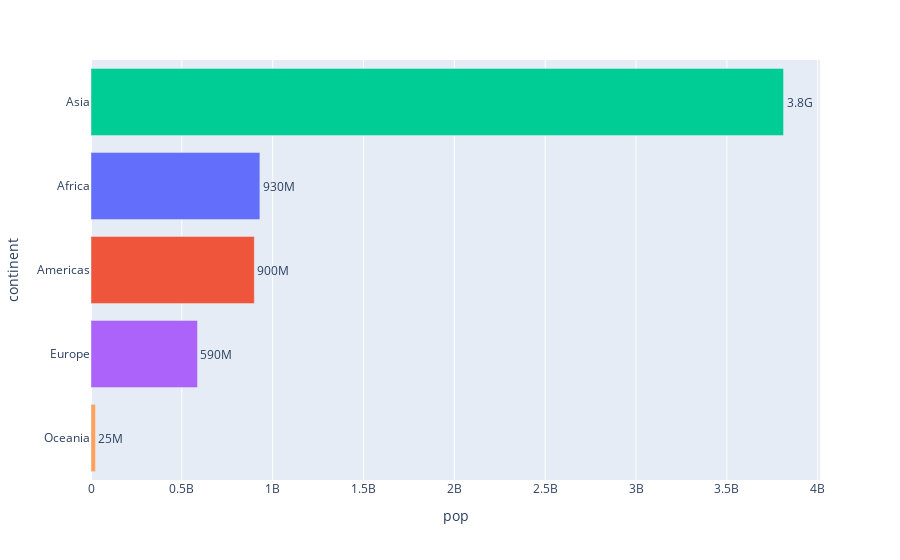

Write notebook code for a chart like this one.
### Code cell
# YOUR CODE HERE

### Figure 1 — Plotly figure (JSON) as saved in the notebook; plotly's stock layout.template omitted (floating-point values rounded to 4 significant figures)
{"data": [{"alignmentgroup": "True", "hovertemplate": "continent=%{y}<br>pop=%{text}<extra></extra>", "legendgroup": "Africa", "marker": {"color": "#636efa", "pattern": {"shape": ""}}, "name": "Africa", "offsetgroup": "Africa", "orientation": "h", "showlegend": true, "text": [929539692], "textposition": "outside", "texttemplate": "%{text:.2s}", "type": "bar", "x": [929539692], "xaxis": "x", "y": ["Africa"], "yaxis": "y"}, {"alignmentgroup": "True", "hovertemplate": "continent=%{y}<br>pop=%{text}<extra></extra>", "legendgroup": "Americas", "marker": {"color": "#EF553B", "pattern": {"shape": ""}}, "name": "Americas", "offsetgroup": "Americas", "orientation": "h", "showlegend": true, "text": [898871184], "textposition": "outside", "texttemplate": "%{text:.2s}", "type": "bar", "x": [898871184], "xaxis": "x", "y": ["Americas"], "yaxis": "y"}, {"alignmentgroup": "True", "hovertemplate": "continent=%{y}<br>pop=%{text}<extra></extra>", "legendgroup": "Asia", "marker": {"color": "#00cc96", "pattern": {"shape": ""}}, "name": "Asia", "offsetgroup": "Asia", "orientation": "h", "showlegend": true, "text": [3811953827], "textposition": "outside", "texttemplate": "%{text:.2s}", "type": "bar", "x": [3811953827], "xaxis": "x", "y": ["Asia"], "yaxis": "y"}, {"alignmentgroup": "True", "hovertemplate": "continent=%{y}<br>pop=%{text}<extra></extra>", "legendgroup": "Europe", "marker": {"color": "#ab63fa", "pattern": {"shape": ""}}, "name": "Europe", "offsetgroup": "Europe", "orientation": "h", "showlegend": true, "text": [586098529], "textposition": "outside", "texttemplate": "%{text:.2s}", "type": "bar", "x": [586098529], "xaxis": "x", "y": ["Europe"], "yaxis": "y"}, {"alignmentgroup": "True", "hovertemplate": "continent=%{y}<br>pop=%{text}<extra></extra>", "legendgroup": "Oceania", "marker": {"color": "#FFA15A", "pattern": {"shape": ""}}, "name": "Oceania", "offsetgroup": "Oceania", "orientation": "h", "showlegend": true, "text": [24549947], "textposition": "outside", "texttemplate": "%{text:.2s}", "type": "bar", "x": [24549947], "xaxis": "x", "y": ["Oceania"], "yaxis": "y"}], "layout": {"barmode": "relative", "legend": {"title": {"text": "continent"}, "tracegroupgap": 0}, "margin": {"t": 60}, "showlegend": false, "xaxis": {"anchor": "y", "domain": [0, 1], "title": {"text": "pop"}}, "yaxis": {"anchor": "x", "categoryarray": ["Oceania", "Europe", "Asia", "Americas", "Africa"], "categoryorder": "total ascending", "domain": [0, 1], "title": {"text": "continent"}}}}
